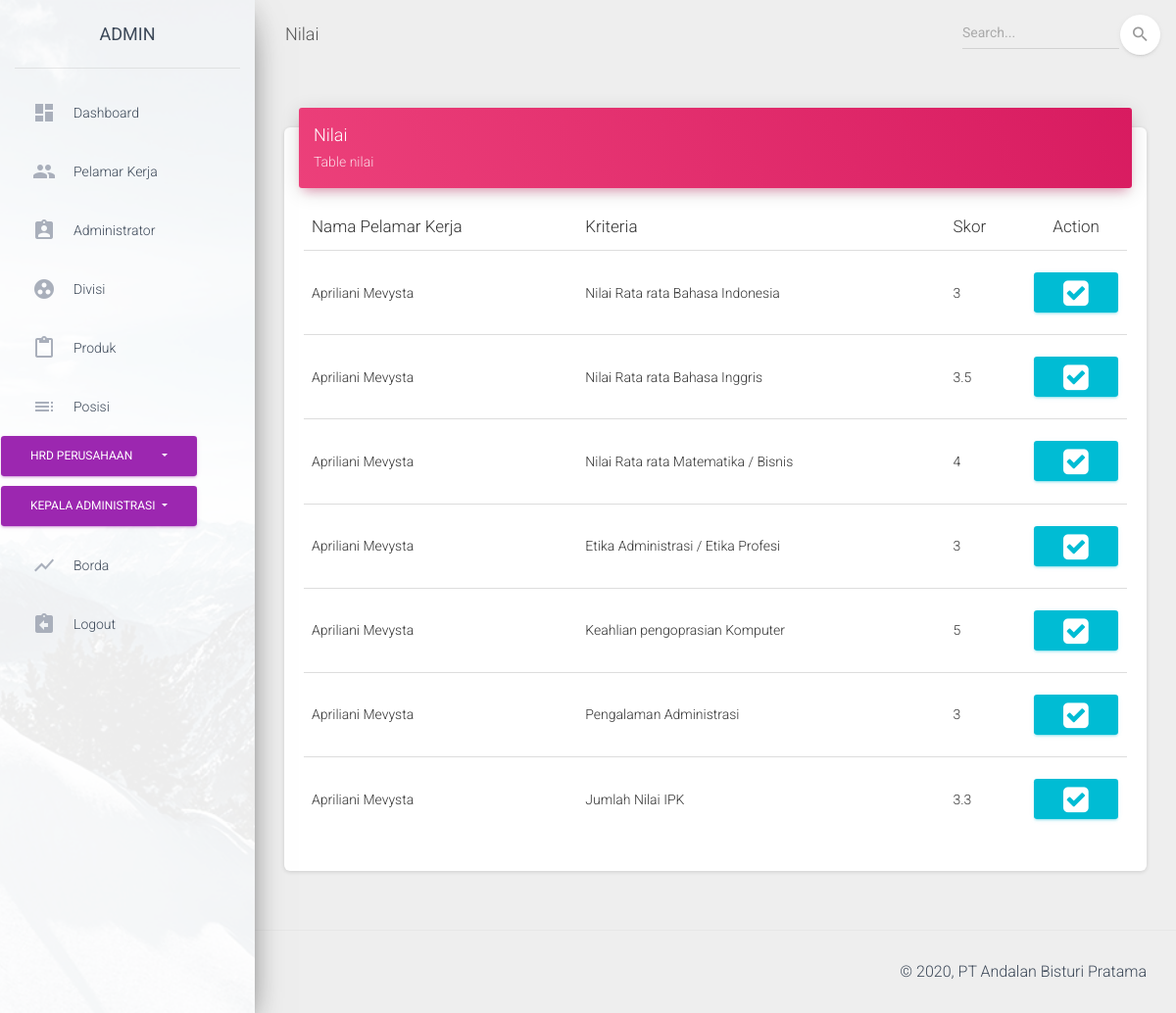
Page /index.php/Nilai2/detail/12 on the committed database.
### tables this page shows
CREATE TABLE `nilai2` (
  `id_nilai` int(11) NOT NULL,
  `id_pelamar` int(11) NOT NULL,
  `id_kriteria` int(11) NOT NULL,
  `nilai` float NOT NULL
);

CREATE TABLE `pelamar` (
  `id_pelamar` int(50) NOT NULL,
  `nama` varchar(55) NOT NULL,
  `email` varchar(25) NOT NULL,
  `pendidikan` varchar(255) NOT NULL,
  `nama_sekolah` varchar(45) NOT NULL,
  `alamat` varchar(100) NOT NULL,
  `no_hp` varchar(12) NOT NULL,
  `tempat_lahir` varchar(25) DEFAULT NULL,
  `tanggal_lahir` varchar(45) NOT NULL,
  `username` varchar(45) NOT NULL,
  `password` text NOT NULL,
  `jenis_kelamin` varchar(15) NOT NULL,
  `fk_posisi_magang` int(11) NOT NULL,
  `status` int(11) NOT NULL
);

CREATE TABLE `kriteria2` (
  `id_kriteria` int(11) NOT NULL,
  `nama_kriteria` varchar(255) NOT NULL,
  `tipe` varchar(50) NOT NULL,
  `bobot` float NOT NULL
);

### application/controllers/Nilai2.php (called while the page is built, shortened)
<?php
class Nilai2 extends CI_Controller {
	public function __construct(){
		$this->load->helper('url','form');
		$this->load->library('form_validation');
		$this->load->model('nilai_model2');
		$this->load->model('alternatif_model');
		$this->load->model('kriteria_model2');
		$this->load->model('PelamarModel');
	}
	public function detail($id){
		$object['nilai_object']=$this->nilai_model2->getDataNilaiDetail($id);
		$this->load->view('admin/nilai2/template/header');
		$this->load->view('admin/nilai2/detail',$object);
		$this->load->view('admin/nilai2/template/footer');
	}
}
?>

### index.php (called while the page is built, shortened)
<?php
require_once BASEPATH.'core/CodeIgniter.php';

### application/models/Nilai_model2.php (called while the page is built, shortened)
<?php
class nilai_model2 extends CI_Model
{
    public function getDataNilaiDetail($id)
    {
        $this->db->SELECT("nilai2.nilai, pelamar.nama, kriteria2.nama_kriteria, nilai2.id_pelamar, nilai2.id_kriteria,nilai2.id_nilai");
        $this->db->FROM("nilai2");
        $this->db->where('nilai2.id_pelamar',$id);
        $this->db->JOIN("pelamar","nilai2.id_pelamar = pelamar.id_pelamar");
        $this->db->JOIN("kriteria2", "nilai2.id_kriteria = kriteria2.id_kriteria");
        return $this->db->get()->result();
    }
}
?>

### application/views/admin/nilai2/detail.php (the view, shortened to what this page needs)
<div class="content">
  <div class="container-fluid">
    <div class="row">
      <div class="col-md-12">
        <div class="card">
          <div class="card-header card-header-rose">
            <div class="row">
              <div class="col-md-10">
                <h4 class="card-title ">Nilai</h4>
                <p class="card-category">Table nilai</p>
              </div>
            </div>
          </div>
          <div class="card-body">
            <div class="table-responsive">
              <table class="table table-hover" cellspacing='0' width='100%'>
                <thead>
                  <tr>
                    <th>Nama Pelamar Kerja</th>
                    <th>Kriteria</th>
                    <th>Skor</th>
                    <th width="10%"><center>Action</center></th>
                  </tr>
                </thead>
                <tbody>
                  <?php $i=1;
                  foreach ($nilai_object as $key) { ?>
                    <tr>
                      <td><?php echo $key->nama?></td>
                      <td><?php echo $key->nama_kriteria?></td>
                      <td><?php echo $key->nilai?></td>
                      <td>
                        <div class="btn-group">
                         <a href="<?php echo site_url('Nilai2/update/').$key->id_nilai?>" class="btn btn-info"><i class="fa fa-check-square" style="font-size:30px"></i></a>
                        </div>
                       </td>
                     </tr>
                   <?php } ?>
                 </tbody>
               </table>
             </div>
           </div>
         </div>
       </div>
     </div>
   </div>
 </div>

### rows in the picture
nilai2: id_pelamar.nama "Apriliani Mevysta", kriteria2.nama_kriteria "Nilai Rata rata Bahasa Indonesia", nilai "3"
nilai2: id_pelamar.nama "Apriliani Mevysta", kriteria2.nama_kriteria "Nilai Rata rata Bahasa Inggris", nilai "3.5"
nilai2: id_pelamar.nama "Apriliani Mevysta", kriteria2.nama_kriteria "Nilai Rata rata Matematika / Bisnis", nilai "4"
nilai2: id_pelamar.nama "Apriliani Mevysta", kriteria2.nama_kriteria "Etika Administrasi / Etika Profesi", nilai "3"
nilai2: id_pelamar.nama "Apriliani Mevysta", kriteria2.nama_kriteria "Keahlian pengoprasian Komputer", nilai "5"
nilai2: id_pelamar.nama "Apriliani Mevysta", kriteria2.nama_kriteria "Pengalaman Administrasi", nilai "3"
nilai2: id_pelamar.nama "Apriliani Mevysta", kriteria2.nama_kriteria "Jumlah Nilai IPK", nilai "3.3"
